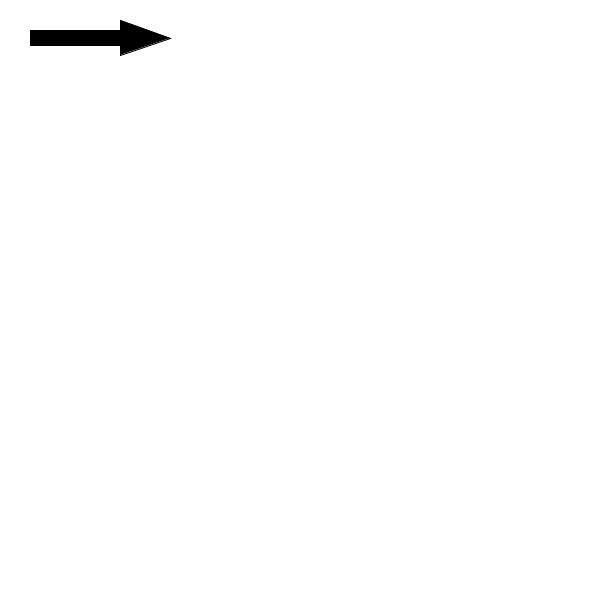
Frame 1 (no input)
Frame 60 (the mouse pressed at the canvas centre just before this capture): identical to frame 1, image omitted
Frame 120 (the mouse held since frame 60 and released just before this capture): identical to frame 1, image omitted

The Processing sketch that drew this single still picture (run headless with seeded random() and noise(); from frame 60 on, the mouse is pressed at the canvas centre):

// Processing sketch: arrow_01
// ── arrow_01.pde
// X Make an arrow
// - Draw the arrow with 1 function
// - Move the arrow around on the screen
// - Do something to change the arrow when it's in a certain part of the screen.

void setup() {
  size(600, 600);  
}

void draw() {
  background(255);
  
  // Draw the arrow with a rectangle and a triangle
  fill(0);
  rect(30, 30, 90, 15);
  triangle(120, 20, 120, 55, 170, 38);
}
